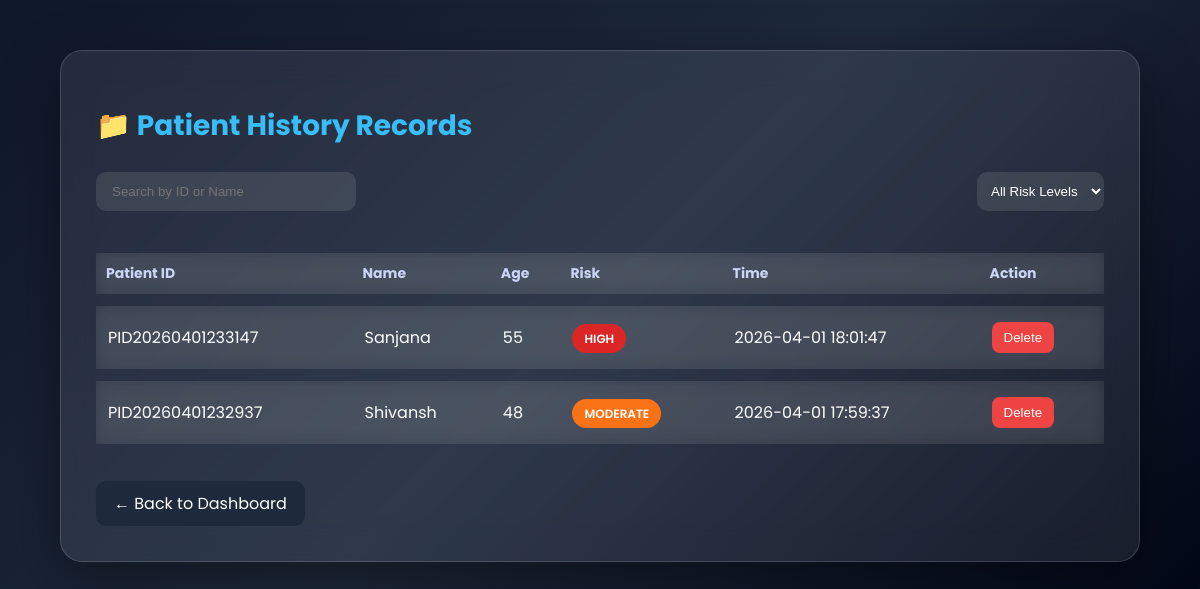
Screenshot of /history (signed in) with the database file from the repository.
### tables this page shows
CREATE TABLE patients (
        id INTEGER PRIMARY KEY AUTOINCREMENT,
        patient_id TEXT,
        patient_name TEXT,
        age INTEGER,
        sex INTEGER,
        cp INTEGER,
        trestbps INTEGER,
        chol INTEGER,
        fbs INTEGER,
        restecg INTEGER,
        thalach INTEGER,
        exang INTEGER,
        oldpeak REAL,
        slope INTEGER,
        ca INTEGER,
        thal INTEGER,
        result TEXT,
        probability REAL,
        risk_level TEXT,
        timestamp DATETIME DEFAULT CURRENT_TIMESTAMP
    );

### app.py (the view)
@app.route("/history")
def history():
    if "user" not in session:
        return redirect(url_for("login"))
    conn = get_db_connection()
    patients = conn.execute(
        "SELECT * FROM patients ORDER BY timestamp DESC"
    ).fetchall()
    conn.close()
    return render_template("history.html", patients=patients)

### database.py (called while the page is built)
def get_db_connection():
    conn = sqlite3.connect('database.db')
    conn.row_factory = sqlite3.Row
    return conn

### templates/history.html (shortened to what this page needs)
<!DOCTYPE html>
<html>
<head>
</head>
<body>
<div class="container">
<h1>📁 Patient History Records</h1>
<div class="controls">
<input type="text" id="search" class="search" placeholder="Search by ID or Name">
<select id="filter" class="select">
<option value="">All Risk Levels</option>
</select>
</div>
<table class="table" id="table">
<thead>
<tr>
<th>Patient ID</th>
<th>Name</th>
<th>Age</th>
<th>Risk</th>
<th>Time</th>
<th>Action</th>
</tr>
</thead>
<tbody>
{% for p in patients %}
<tr onclick="window.location='/patient/{{ p.patient_id }}'">
<td>{{ p.patient_id }}</td>
<td>{{ p.patient_name }}</td>
<td>{{ p.age }}</td>
<td>
<span class="badge
{% if p.risk_level == 'LOW' %}low
{% elif p.risk_level == 'MODERATE' %}moderate
{% else %}high{% endif %}">
{{ p.risk_level }}
</span>
</td>
<td>{{ p.timestamp }}</td>
<td>
<form method="POST" action="/delete/{{ p.patient_id }}" onsubmit="event.stopPropagation();">
<button type="submit" class="delete-btn" onclick="event.stopPropagation();">
Delete
</button>
</form>
</td>
</tr>
{% endfor %}
</tbody>
</table>
<a href="/dashboard" class="back">← Back to Dashboard</a>
</div>
</body>
</html>

### templates/history.html (style rules this page uses)
* { box-sizing:border-box }
body { margin:0; font-family:'Poppins',sans-serif; background:linear-gradient(135deg,#0f172a,#1e293b,#020617); }
.container { width:90%; max-width:1200px; margin:50px auto; padding:35px; border-radius:22px; background:rgba(255,255,255,0.08); backdrop-filter:blur(18px); box-shadow:0 20px 60px rgba(0,0,0,0.4); border:1px solid rgba(255,255,255,0.15); }
h1 { margin-bottom:25px; font-size:28px; font-weight:700; color:#38bdf8; }
.controls { display:flex; justify-content:space-between; flex-wrap:wrap; gap:15px; margin-bottom:30px; }
.search { padding:12px 16px; border-radius:10px; border:none; outline:none; background:rgba(255,255,255,0.1); color:white; width:260px; }
.select { padding:10px; border-radius:10px; background:rgba(255,255,255,0.1); color:white; border:none; }
.table { width:100%; border-collapse:separate; border-spacing:0 12px; }
th { color:#cbd5f5; font-size:14px; text-align:left; padding:10px; }
tr { background:rgba(255,255,255,0.06); backdrop-filter:blur(8px); transition:.3s; cursor:pointer; }
td { padding:16px 12px; color:white; }
.badge { padding:6px 12px; border-radius:20px; font-size:12px; font-weight:600; }
.moderate { background:#f97316 }
.high { background:#dc2626 }
.delete-btn { background:#ef4444; color:white; border:none; padding:8px 12px; border-radius:8px; cursor:pointer; transition:.3s; }
.back { margin-top:25px; display:inline-block; padding:10px 18px; border-radius:10px; background:#1e293b; color:white; text-decoration:none; transition:.3s; }
.select option { background: #1e293b; color: white; }

### rows the page displays
patients: patient_id "PID20260401233147", patient_name "Sanjana", age "55", risk_level "HIGH", timestamp "2026-04-01 18:01:47"
patients: patient_id "PID20260401232937", patient_name "Shivansh", age "48", risk_level "MODERATE", timestamp "2026-04-01 17:59:37"
